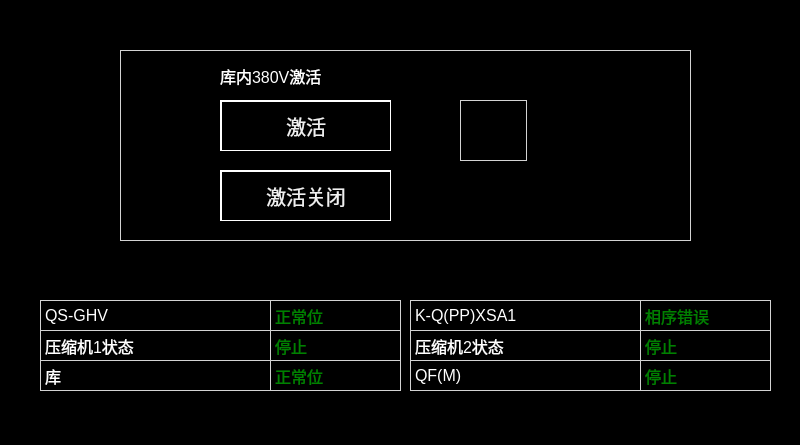
<?xml version="1.0" encoding="UTF-8"?>
<ui version="4.0">
 <class>Main_380</class>
 <widget class="QWidget" name="Main_380">
  <property name="geometry">
   <rect>
    <x>0</x>
    <y>0</y>
    <width>800</width>
    <height>445</height>
   </rect>
  </property>
  <property name="windowTitle">
   <string>Form</string>
  </property>
  <property name="styleSheet">
   <string notr="true">QWidget
{
	background-color: black;
}
QLabel
{
	border:1px solid lightgray;
    color:white;
font:16px
}

QPushButton
{
	font:20px;
    color: rgb(240,240,240);
	background-color: rgb(0, 0, 0);
	border-top: 2px solid white;	
	border-left: 2px solid white;
   border-right: 1px solid white;
   border-bottom: 1px solid white;
}</string>
  </property>
  <widget class="QLabel" name="label">
   <property name="geometry">
    <rect>
     <x>120</x>
     <y>50</y>
     <width>571</width>
     <height>191</height>
    </rect>
   </property>
   <property name="text">
    <string/>
   </property>
  </widget>
  <widget class="QPushButton" name="PB_Active">
   <property name="geometry">
    <rect>
     <x>220</x>
     <y>100</y>
     <width>171</width>
     <height>51</height>
    </rect>
   </property>
   <property name="text">
    <string>激活</string>
   </property>
  </widget>
  <widget class="QPushButton" name="PB_Unactive">
   <property name="geometry">
    <rect>
     <x>220</x>
     <y>170</y>
     <width>171</width>
     <height>51</height>
    </rect>
   </property>
   <property name="text">
    <string>激活关闭</string>
   </property>
  </widget>
  <widget class="QLabel" name="lbl_information">
   <property name="geometry">
    <rect>
     <x>460</x>
     <y>100</y>
     <width>67</width>
     <height>61</height>
    </rect>
   </property>
   <property name="text">
    <string/>
   </property>
  </widget>
  <widget class="QLabel" name="label_3">
   <property name="geometry">
    <rect>
     <x>220</x>
     <y>60</y>
     <width>171</width>
     <height>31</height>
    </rect>
   </property>
   <property name="styleSheet">
    <string notr="true">border:0px;</string>
   </property>
   <property name="text">
    <string>库内380V激活</string>
   </property>
  </widget>
  <widget class="QLabel" name="lbl_1">
   <property name="geometry">
    <rect>
     <x>40</x>
     <y>300</y>
     <width>231</width>
     <height>31</height>
    </rect>
   </property>
   <property name="text">
    <string>QS-GHV</string>
   </property>
  </widget>
  <widget class="QLabel" name="lbl_2">
   <property name="geometry">
    <rect>
     <x>40</x>
     <y>330</y>
     <width>231</width>
     <height>31</height>
    </rect>
   </property>
   <property name="text">
    <string>压缩机1状态</string>
   </property>
  </widget>
  <widget class="QLabel" name="lbl_3">
   <property name="geometry">
    <rect>
     <x>40</x>
     <y>360</y>
     <width>231</width>
     <height>31</height>
    </rect>
   </property>
   <property name="text">
    <string>库</string>
   </property>
  </widget>
  <widget class="QLabel" name="lbl_3_value">
   <property name="geometry">
    <rect>
     <x>270</x>
     <y>360</y>
     <width>131</width>
     <height>31</height>
    </rect>
   </property>
   <property name="styleSheet">
    <string notr="true">color: green;</string>
   </property>
   <property name="text">
    <string>正常位</string>
   </property>
  </widget>
  <widget class="QLabel" name="lbl_2_value">
   <property name="geometry">
    <rect>
     <x>270</x>
     <y>330</y>
     <width>131</width>
     <height>31</height>
    </rect>
   </property>
   <property name="styleSheet">
    <string notr="true">color: green;</string>
   </property>
   <property name="text">
    <string>停止</string>
   </property>
  </widget>
  <widget class="QLabel" name="lbl_1_value">
   <property name="geometry">
    <rect>
     <x>270</x>
     <y>300</y>
     <width>131</width>
     <height>31</height>
    </rect>
   </property>
   <property name="styleSheet">
    <string notr="true">color: green;</string>
   </property>
   <property name="text">
    <string>正常位</string>
   </property>
  </widget>
  <widget class="QLabel" name="lbl_6">
   <property name="geometry">
    <rect>
     <x>410</x>
     <y>360</y>
     <width>231</width>
     <height>31</height>
    </rect>
   </property>
   <property name="text">
    <string>QF(M)</string>
   </property>
  </widget>
  <widget class="QLabel" name="lbl_4_value">
   <property name="geometry">
    <rect>
     <x>640</x>
     <y>300</y>
     <width>131</width>
     <height>31</height>
    </rect>
   </property>
   <property name="styleSheet">
    <string notr="true">color: green;</string>
   </property>
   <property name="text">
    <string>相序错误</string>
   </property>
  </widget>
  <widget class="QLabel" name="lbl_5">
   <property name="geometry">
    <rect>
     <x>410</x>
     <y>330</y>
     <width>231</width>
     <height>31</height>
    </rect>
   </property>
   <property name="text">
    <string>压缩机2状态</string>
   </property>
  </widget>
  <widget class="QLabel" name="lbl_6_value">
   <property name="geometry">
    <rect>
     <x>640</x>
     <y>360</y>
     <width>131</width>
     <height>31</height>
    </rect>
   </property>
   <property name="styleSheet">
    <string notr="true">color: green;</string>
   </property>
   <property name="text">
    <string>停止</string>
   </property>
  </widget>
  <widget class="QLabel" name="lbl_4">
   <property name="geometry">
    <rect>
     <x>410</x>
     <y>300</y>
     <width>231</width>
     <height>31</height>
    </rect>
   </property>
   <property name="text">
    <string>K-Q(PP)XSA1</string>
   </property>
  </widget>
  <widget class="QLabel" name="lbl_5_value">
   <property name="geometry">
    <rect>
     <x>640</x>
     <y>330</y>
     <width>131</width>
     <height>31</height>
    </rect>
   </property>
   <property name="styleSheet">
    <string notr="true">color: green;</string>
   </property>
   <property name="text">
    <string>停止</string>
   </property>
  </widget>
 </widget>
 <resources/>
 <connections/>
</ui>
